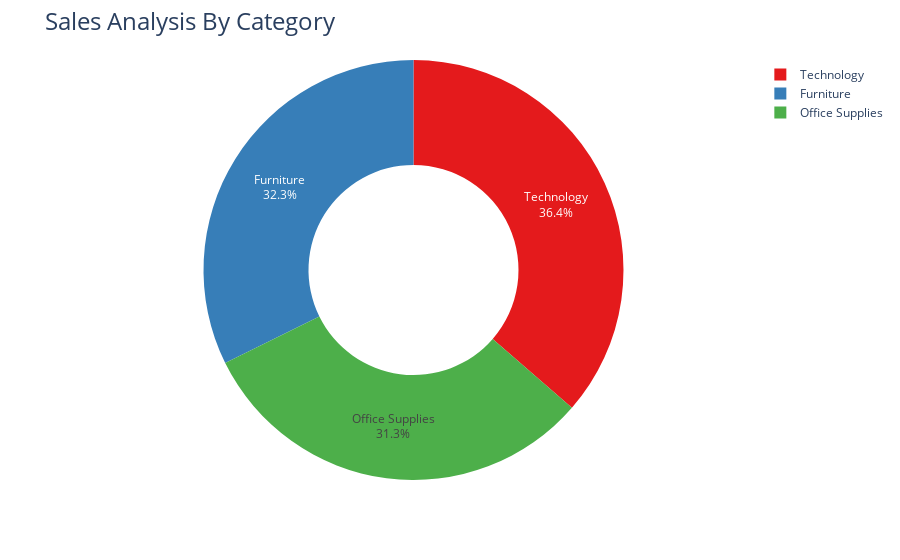

Here is the notebook cell this chart was saved with:
### Code cell
sales_by_category = data.groupby('Category')['Sales'].sum().reset_index()

fig = px.pie(sales_by_category,
            values = 'Sales',
            names = 'Category',
            hole = 0.5,
           color_discrete_sequence=px.colors.qualitative.Set1)

fig.update_traces(textposition = 'inside', textinfo = 'percent+label')
fig.update_layout(title_text = 'Sales Analysis By Category', title_font = dict(size=24))

fig.show()

### Figure 1 — Plotly figure (JSON) as saved in the notebook; plotly's stock layout.template omitted (floating-point values rounded to 4 significant figures)
{"data": [{"domain": {"x": [0, 1], "y": [0, 1]}, "hole": 0.5, "hovertemplate": "Category=%{label}<br>Sales=%{value}<extra></extra>", "labels": ["Furniture", "Office Supplies", "Technology"], "legendgroup": "", "name": "", "showlegend": true, "textinfo": "percent+label", "textposition": "inside", "type": "pie", "values": [742000.0, 719000.0, 836200.0]}], "layout": {"autosize": true, "legend": {"tracegroupgap": 0}, "margin": {"t": 60}, "piecolorway": ["rgb(228,26,28)", "rgb(55,126,184)", "rgb(77,175,74)", "rgb(152,78,163)", "rgb(255,127,0)", "rgb(255,255,51)", "rgb(166,86,40)", "rgb(247,129,191)", "rgb(153,153,153)"], "title": {"font": {"size": 24}, "text": "Sales Analysis By Category"}}}
